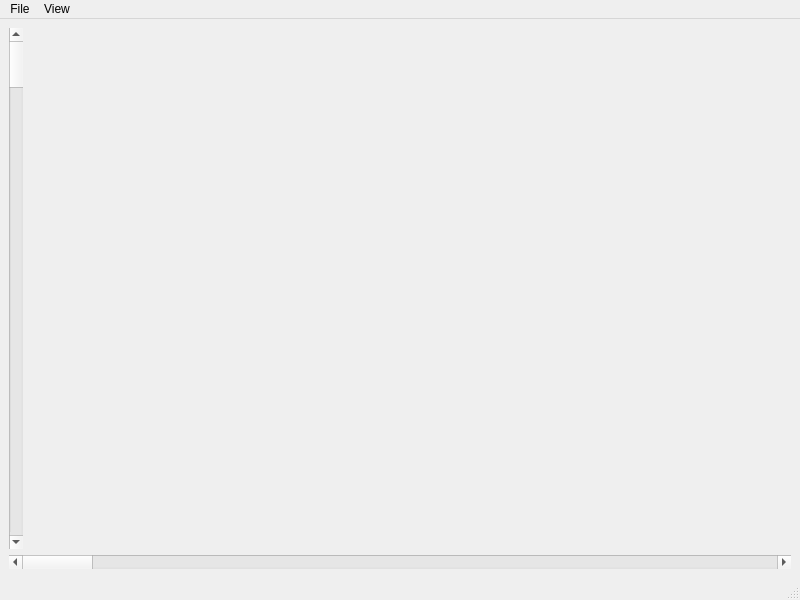
<?xml version="1.0" encoding="UTF-8"?>
<ui version="4.0">
 <class>PlotWindow</class>
 <widget class="QMainWindow" name="PlotWindow">
  <property name="geometry">
   <rect>
    <x>0</x>
    <y>0</y>
    <width>800</width>
    <height>600</height>
   </rect>
  </property>
  <property name="windowTitle">
   <string>Plot</string>
  </property>
  <property name="windowIcon">
   <iconset resource="../icons.qrc">
    <normaloff>:/icons/curve.ico</normaloff>:/icons/curve.ico</iconset>
  </property>
  <widget class="QWidget" name="centralwidget">
   <layout class="QGridLayout" name="gridLayout_2">
    <item row="0" column="0">
     <layout class="QGridLayout" name="gridLayout">
      <item row="0" column="1">
       <widget class="QWidget" name="widget" native="true"/>
      </item>
      <item row="0" column="0">
       <widget class="QScrollBar" name="verticalScrollBar">
        <property name="orientation">
         <enum>Qt::Vertical</enum>
        </property>
       </widget>
      </item>
     </layout>
    </item>
    <item row="1" column="0">
     <widget class="QScrollBar" name="horizontalScrollBar">
      <property name="orientation">
       <enum>Qt::Horizontal</enum>
      </property>
     </widget>
    </item>
   </layout>
  </widget>
  <widget class="QMenuBar" name="menubar">
   <property name="geometry">
    <rect>
     <x>0</x>
     <y>0</y>
     <width>800</width>
     <height>25</height>
    </rect>
   </property>
   <widget class="QMenu" name="menuFile">
    <property name="title">
     <string>File</string>
    </property>
    <addaction name="actionSave"/>
   </widget>
   <widget class="QMenu" name="menuView">
    <property name="title">
     <string>View</string>
    </property>
    <addaction name="actionZoom_in"/>
    <addaction name="actionZoom_out"/>
   </widget>
   <addaction name="menuFile"/>
   <addaction name="menuView"/>
  </widget>
  <widget class="QStatusBar" name="statusbar"/>
  <action name="actionSave">
   <property name="text">
    <string>Save</string>
   </property>
  </action>
  <action name="actionZoom_in">
   <property name="text">
    <string>Zoom in</string>
   </property>
  </action>
  <action name="actionZoom_out">
   <property name="text">
    <string>Zoom out</string>
   </property>
  </action>
 </widget>
 <resources>
  <include location="../icons.qrc"/>
 </resources>
 <connections/>
</ui>
